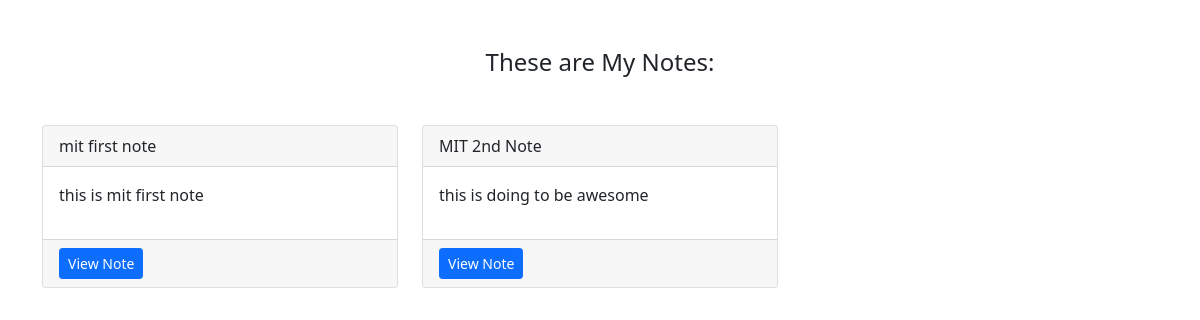
/mit/notes/, run on an earlier commit of the app's database.
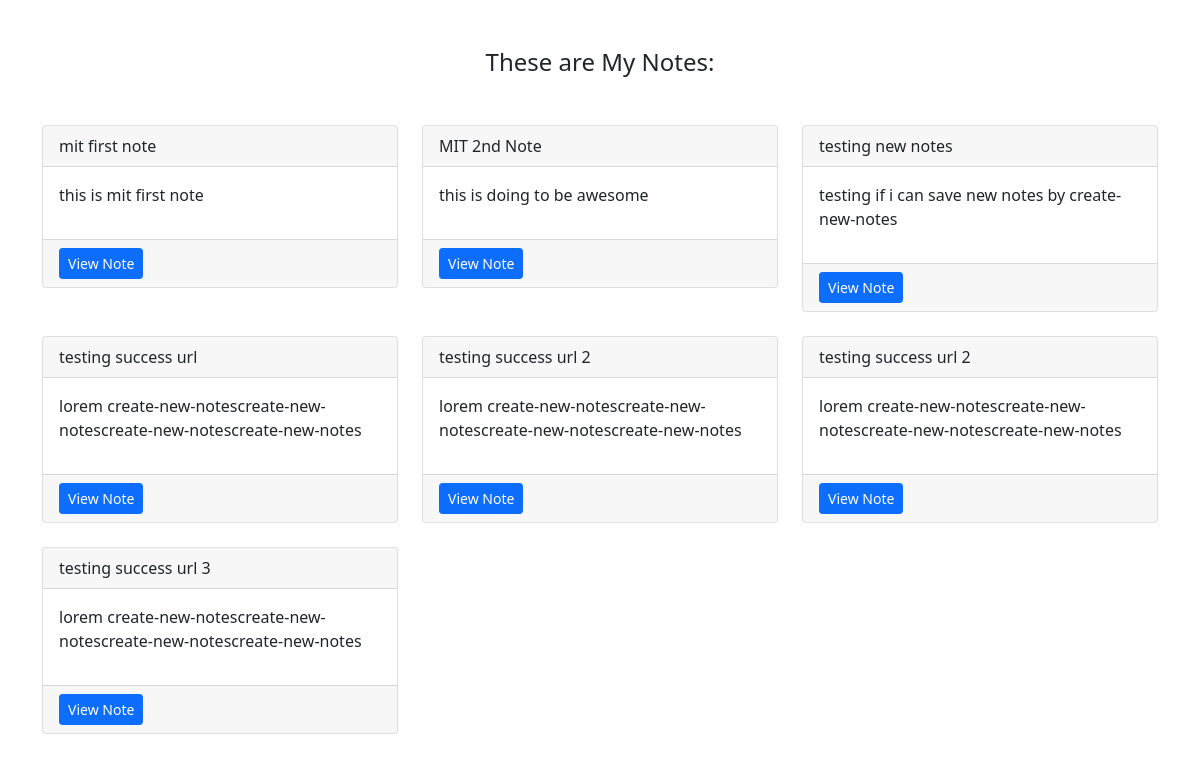
And on a later commit of the database.
### notes/models.py (models this page shows)
class Notes(models.Model):
    title = models.CharField(max_length=200)
    text = models.TextField()
    created = models.DateTimeField(auto_now_add=True)

### notes/views.py (the view)
# urls.py: path('notes/', views.NotesListView.as_view(), name='my-notes'),
class NotesListView(ListView):
    model = Notes
    context_object_name = 'notes'

### notes/templates/notes/notes_list.html
{% extends 'base.html' %}
{% load static %}
{% block content %}
<div class="row">
    <div class="col">
        <div class="notes_list_heading text-center mb-5">
            <h1 class="fs-4">These are My Notes:</h1>
        </div>
    </div>
</div>
<div class="row">
    {% for note in notes%}
    <div class="col-md-4">
        <div class="card mb-4">
            <div class="card-header">{{note.title}}</div>
            <div class="card-body">
                <p>{{note.text|truncatechars:100}}</p>
            </div>
            <div class="card-footer">
                <a href="{% url 'my-notes-detail' pk=note.id %}" class="btn btn-primary btn-sm">View Note</a>
            </div>
        </div>
    </div>
    {% endfor %}
</div>
{% endblock %}

What changed in the data, as far as the page shows it:
added Notes: title "testing new notes", text "testing if i can save new notes by create-new-notes"
added Notes: title "testing success url", text "lorem create-new-notescreate-new-notescreate-new-notescreate-new-notes"
added Notes: title "testing success url 2", text "lorem create-new-notescreate-new-notescreate-new-notescreate-new-notes"
added Notes: title "testing success url 2", text "lorem create-new-notescreate-new-notescreate-new-notescreate-new-notes"
added Notes: title "testing success url 3", text "lorem create-new-notescreate-new-notescreate-new-notescreate-new-notes"
